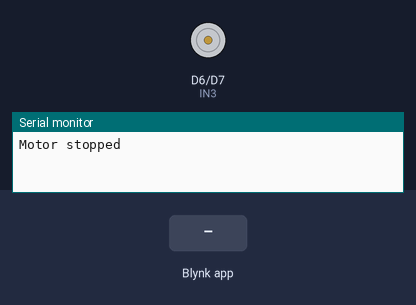
Simulated run of this sketch. Board: ESP8266 (NodeMCU). Parts: motor-driver pin pairs drawn as motors (green arrow = first pin HIGH = forward, orange = second pin HIGH = backward, longer = more drive, scaled by the enable pin), the last lines printed to the serial monitor. The inputs (shaded band) are chosen by the test bench. WiFi joins after 1.5 s; servers stay silent unless stated; not simulated (calls return 0 or success): secrets.h.

Above: at 3.0 s.
3.1 s: Blynk app writes 1 to V0
At 4.0 s:
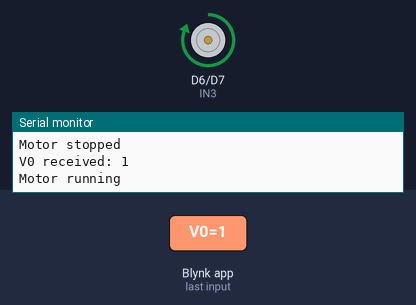
Timing chart, 0 to 6.1 s (numbered marks = the images above; inputs shaded):
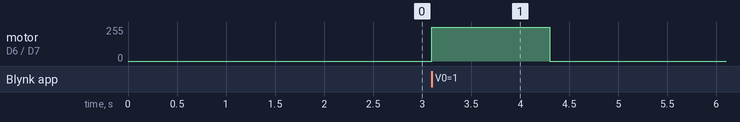

Measured:
- after the input at 3.1 s, motor on D6 (IN3) / D7 (IN4): stopped → forward 255/255 at once, → stopped 1.2 s later

The sketch:

blynk_manual_feed.ino
```cpp
/*
  Module 10b - Blynk "Feed Now" button (the smallest working Blynk project)
  -------------------------------------------------------------------------
  One button in the iPhone app runs the motor for a set time. Start here
  when setting up Blynk for the first time: if this works, WiFi, the auth
  token, and the motor wiring are all good.

  Blynk setup:
    1. In the Blynk console create a template (name: "Solar Powered Pet
       Feeder") with a datastream  V0  "Motor Button", Integer, min 0, max 1.
    2. Add a Button widget on V0, mode PUSH.
    3. Create a device from the template and copy its Template ID and
       Auth Token into firmware/secrets.h (see setup_secrets.sh).

  Wiring: ENB D5, IN3 D6, IN4 D7 (see 03_motor).

  Tip: if "nothing happens", add Serial prints in the handler to tell apart
  "the press never reached the board" from "the board never moved the motor".
*/

#define BLYNK_PRINT Serial
#include "secrets.h"
#include <ESP8266WiFi.h>
#include <BlynkSimpleEsp8266.h>

#define ENB D5
#define IN3 D6
#define IN4 D7

const unsigned long RUN_MS = 1200;
BlynkTimer timer;
bool running = false;

void stopMotor() {
  digitalWrite(ENB, LOW);
  digitalWrite(IN3, LOW);
  digitalWrite(IN4, LOW);
  running = false;
  Serial.println("Motor stopped");
}

BLYNK_WRITE(V0) {
  Serial.printf("V0 received: %d\n", param.asInt());
  if (param.asInt() == 1 && !running) {
    running = true;
    digitalWrite(IN3, HIGH);
    digitalWrite(IN4, LOW);
    digitalWrite(ENB, HIGH);
    Serial.println("Motor running");
    timer.setTimeout(RUN_MS, stopMotor);
  }
}

void setup() {
  Serial.begin(115200);
  pinMode(ENB, OUTPUT);
  pinMode(IN3, OUTPUT);
  pinMode(IN4, OUTPUT);
  stopMotor();
  Blynk.begin(BLYNK_AUTH_TOKEN, WIFI_SSID, WIFI_PASS);
}

void loop() {
  Blynk.run();
  timer.run();
}
```
